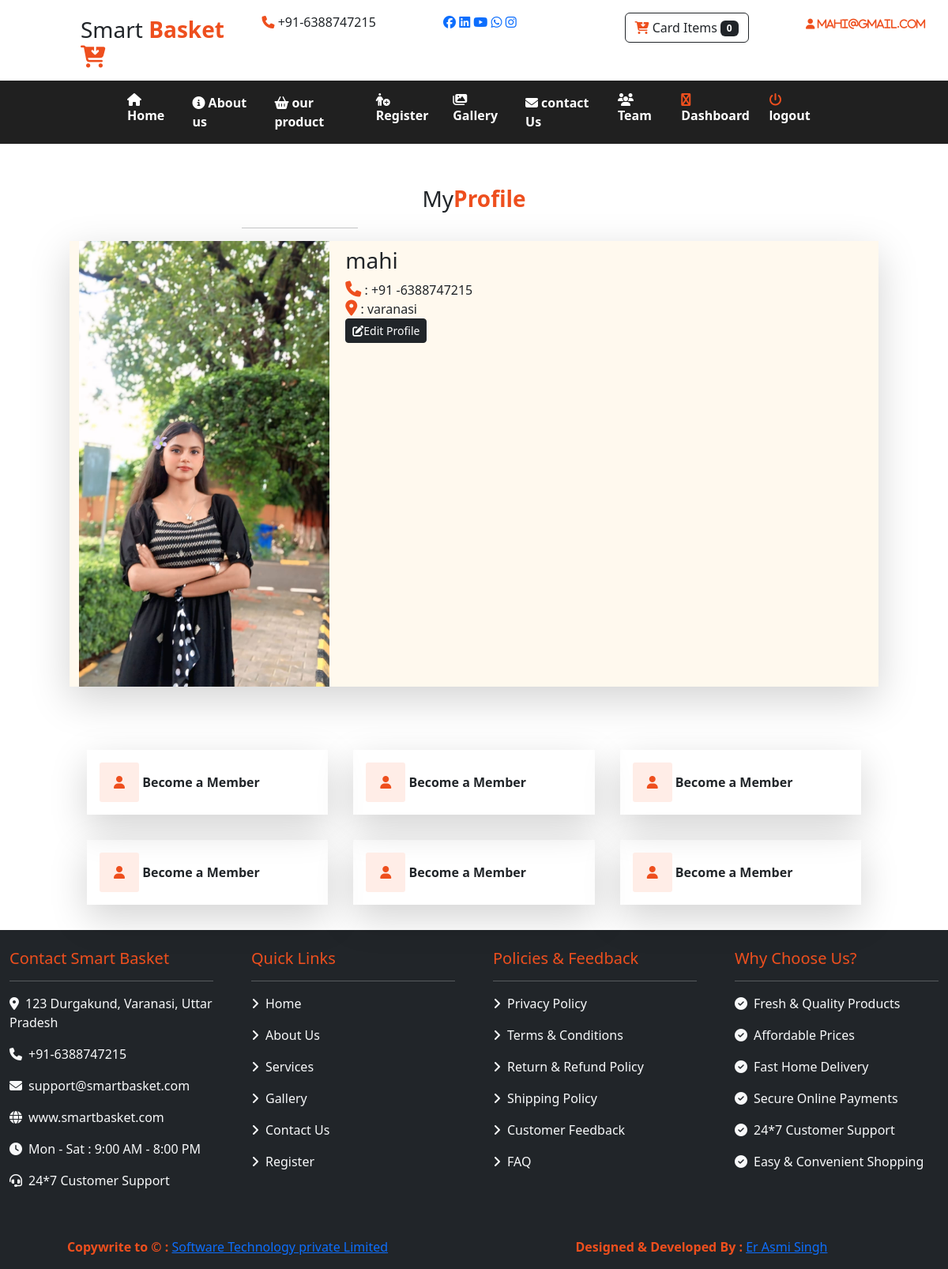
The app's page /customer/profile/ (signed in) with its own data.
### user/models.py (models this page shows)
class tbl_register(models.Model):
    name=models.CharField(max_length=50,null=True)
    mobile=models.CharField(max_length=15,null=True)
    email=models.EmailField(primary_key=True)
    password=models.CharField(max_length=30,null=True)
    address=models.TextField(null=True)
    profile_picture=models.ImageField(upload_to="static/profile/",null=True)

### customer/views.py (the view, shortened to what this page needs)
# urls.py: path("profile/",views.profile),
def profile(request):
    user = request.session.get("email")
    data = ""
    if user:
        data = tbl_register.objects.all().filter(email=user)
    return render(request, "customer/profile.html", {"userinfo": data})

### templates/customer/profile.html (shortened to what this page needs)
{% extends 'base.html' %}
{% load static %}
{% block xyz %}
<div class="row mt-5">
  <div class="col-sm-6 mx-auto fs-3 text-center">
     My<b class="text-color1">Profile</b>
     <hr class="w-25"/>
  </div>
</div>
{% for x in userinfo %}
<div class="col-sm-10 mx-auto">
  <div class="row borderp-3 mb-5 shadow-lg" style="background: rgb(255,249,238);">
    <div class="col-sm-4">
      <img src="/{{x.profile_picture}}" class="img-fluid"/>
    </div>
    <div class="col-sm-8 p-2">
      <h3>{{x.name}}</h3>
      <i class="fa-solid fa-phone fs-5 text-color1"></i> : +91 -{{x.mobile}}<br/>
      <i class="fa-solid fa-location-dot fs-5 text-color1"></i> : {{x.address}}<br/>
      <a href="#" onclick="demo()" class=" btn btn-sm btn-dark"><i class="fa-solid fa-pen-to-square"></i>Edit Profile</a>
    </div>
  </div>
</div>
{% endfor %}
{% endblock %}

### templates/base.html (shortened to what this page needs)
<html>
    <head>
        {% load static %}
        <link href="https://cdn.jsdelivr.net/npm/bootstrap@5.3.8/dist/css/bootstrap.min.css" rel="stylesheet">
        <link rel="stylesheet" href="https://cdnjs.cloudflare.com/ajax/libs/font-awesome/6.7.2/css/all.min.css">
        <link href="{% static 'css/bootstrap.css' %}" rel="stylesheet">
</head>
    <body>
       <class="container-fluid">
        <div class="row py-3 t">
          <div class="col-sm-1"></div>
          <div class="col-sm-9 max auto">
          <div class="row">
            <div class="col-sm-3 fs-3">
                Smart <b class="text-color1">Basket
                  <i class="fa-solid fa-cart-arrow-down "></i></b>
            </div>
             <div class="col-sm-3">
               <i class="fa-solid fa-phone"></i>
                +91-6388747215
             </div>
             <div class="col-sm-3 social">
              <a href="www.facebook.com"><i class="fa-brands fa-facebook"></i></a>
                <a href="www.linkdin.com"><i class="fa-brands fa-linkedin"></i></a>
                <a href="www.youtube.com"><i class="fa-brands fa-youtube"></i></a>
                <a href="www.whatsapp.com"><i class="fa-brands fa-whatsapp"></i></a>
                <a href="www.instagram.com"><i class="fa-brands fa-instagram"></i></a>
             </div>
             <div class="col-sm-3">
              <a href="/user/cart/" class="btn btn-outline-dark"><i class="fa-solid fa-cart-arrow-down "></i>
                Card Items
                <span class="badge bg-dark">
                  {% if request.session.cartitems %}
                  {{request.session.cartitems}}
                  {% else %}
                  0
                  {% endif %}
                </span>
                 </a>
             </div>
          </div>
          </div>
          <div class="col-sm-2">
            {% if request.session.email %}
            <div class="pt-2 text-lowercase" style="font-size: 13px; text-transform: lowercase !important;">
              <i class="fa-solid fa-user"> <b>{{request.session.email}}</b></i>
            </div>
            {% else %}
            <div class="pt-2">
              <i class="fa-solid fa-user"> <b>Guest User</b></i>
            </div>
            {% endif %}
          </div>
        </div>
        <div class="row menu">
          <div class="col-sm-12">
           <div class="row">
             <div class="col-sm-9 p-0 mx-auto">
              <nav class="navbar navbar-expand-lg bg-body-tertiary"id="menu">
  <div class="container-fluid">
    <div class="collapse navbar-collapse" id="navbarNav">
      <ul class="navbar-nav">
        <li class="nav-item">
          <a class="nav-link active" aria-current="page" href="/user/index/"><i class="fa-solid fa-house me-1"></i><b>Home</b></a>
        </li>
        <li class="nav-item">
          <a class="nav-link" href="/user/about/"><i class="fa-solid fa-circle-info me-1"></i><b>About us</b></a>
        </li>
        <li class="nav-item">
          <a class="nav-link" href="/user/products/">
          <i class="fa-solid fa-basket-shopping me-1"></i><b>our product</b></a>
        </li>
         <li class="nav-item">
          <a class="nav-link" href="/user/registration/">
          <i class="fa-solid fa-person-circle-plus"></i><b>Register</b></a>
        </li>
        <li class="nav-item">
          <a class="nav-link" href="/user/gallery/">
          <i class="fa-solid fa-images me-1"></i><b>Gallery</b></a>
        </li>
        <li class="nav-item">
          <a class="nav-link" href="/user/contact/">
          <i class="fa-solid fa-envelope me-1"></i><b>contact Us</b></a>
        </li>
        <li class="nav-item">
          <a class="nav-link" href="/user/team/">
          <i class="fa-solid fa-users me-1"></i><b>Team</b></a>
        </li>
       {% if request.session.email %}
         <li class="nav-item">
          <a class="nav-link" href="/customer/index/">
          <i class="fa-solid fa-product-hunt text-color1"></i><b>Dashboard</b></a>
        </li>
         <li class="nav-item">
          <a class="nav-link" href="/customer/Logout/">
          <i class="fa-solid fa-power-off text-color1"></i><b>logout</b></a>
        </li>
        {% else %}
        <li class="nav-item">
          <a class="nav-link" href="/user/login/">
          <i class="fa-solid fa-right-to-bracket text-color1"></i><b>Login</b></a>
        </li>
        {% endif %}
      </ul>
    </div>
    </div>
</nav>
             </div>
          </div>
         </div>
        </div>
            {% block xyz %}
            {% endblock %}
         <div class="row services">
          <div class="col-sm-10 mx-auto p-3">
            <div class="row">
               <div class="col-sm-4 p-3">
                <div class="shadow-lg p-3">
                  <i class="fa-solid fa-user"></i> <b>Become a Member</b>
                </div>
               </div>
               <div class="col-sm-4 p-3">
                <div class="shadow-lg p-3">
                  <i class="fa-solid fa-user"></i> <b>Become a Member</b>
                </div>
               </div>
               <div class="col-sm-4 p-3">
                <div class="shadow-lg p-3">
                  <i class="fa-solid fa-user"></i> <b>Become a Member</b>
                </div>
               </div>
               <div class="col-sm-4 p-3">
                <div class="shadow-lg p-3">
                  <i class="fa-solid fa-user"></i> <b>Become a Member</b>
                </div>
               </div>
               <div class="col-sm-4 p-3">
                <div class="shadow-lg p-3">
                  <i class="fa-solid fa-user"></i> <b>Become a Member</b>
                </div>
               </div>
               <div class="col-sm-4 p-3">
                <div class="shadow-lg p-3">
                  <i class="fa-solid fa-user"></i> <b>Become a Member</b>
                </div>
               </div>
            </div>
          </div>
         </div>
         <div class="row text-light bg-dark" style="min-height: 300px;">
          <div class="col-sm-3 p-4">
          <h5 class="text-color1">Contact Smart Basket</h5>
          <hr>
    <p><i class="fa-solid fa-location-dot me-2"></i>123 Durgakund, Varanasi, Uttar Pradesh</p>
    <p><i class="fa-solid fa-phone me-2"></i>+91-6388747215</p>
    <p><i class="fa-solid fa-envelope me-2"></i>support@smartbasket.com</p>
    <p><i class="fa-solid fa-globe me-2"></i>www.smartbasket.com</p>
    <p><i class="fa-solid fa-clock me-2"></i>Mon - Sat : 9:00 AM - 8:00 PM</p>
    <p><i class="fa-solid fa-headset me-2"></i>24*7 Customer Support</p>
</div>
           <div class="col-sm-3 p-4">
             <h5 class="text-color1">Quick Links</h5>
    <hr>
    <p><i class="fa-solid fa-angle-right me-2"></i><a href="/user/index/" class="text-light text-decoration-none">Home</a></p>
    <p><i class="fa-solid fa-angle-right me-2"></i><a href="/user/about/" class="text-light text-decoration-none">About Us</a></p>
    <p><i class="fa-solid fa-angle-right me-2"></i><a href="/user/services/" class="text-light text-decoration-none">Services</a></p>
    <p><i class="fa-solid fa-angle-right me-2"></i><a href="/user/gallery/" class="text-light text-decoration-none">Gallery</a></p>
    <p><i class="fa-solid fa-angle-right me-2"></i><a href="/user/contact/" class="text-light text-decoration-none">Contact Us</a></p>
    <p><i class="fa-solid fa-angle-right me-2"></i><a href="/user/registration/" class="text-light text-decoration-none">Register</a></p>
</div>
            <div class="col-sm-3 p-4">
               <h5 class="text-color1">Policies & Feedback</h5>
    <hr>
    <p><i class="fa-solid fa-angle-right me-2"></i><a href="#" class="text-light text-decoration-none">Privacy Policy</a></p>
    <p><i class="fa-solid fa-angle-right me-2"></i><a href="#" class="text-light text-decoration-none">Terms & Conditions</a></p>
    <p><i class="fa-solid fa-angle-right me-2"></i><a href="#" class="text-light text-decoration-none">Return & Refund Policy</a></p>
    <p><i class="fa-solid fa-angle-right me-2"></i><a href="#" class="text-light text-decoration-none">Shipping Policy</a></p>
    <p><i class="fa-solid fa-angle-right me-2"></i><a href="#" class="text-light text-decoration-none">Customer Feedback</a></p>
    <p><i class="fa-solid fa-angle-right me-2"></i><a href="#" class="text-light text-decoration-none">FAQ</a></p>
</div>
             <div class="col-sm-3 p-4">
               <h5 class="text-color1">Why Choose Us?</h5>
    <hr>
    <p><i class="fa-solid fa-circle-check me-2"></i>Fresh & Quality Products</p>
    <p><i class="fa-solid fa-circle-check me-2"></i>Affordable Prices</p>
    <p><i class="fa-solid fa-circle-check me-2"></i>Fast Home Delivery</p>
    <p><i class="fa-solid fa-circle-check me-2"></i>Secure Online Payments</p>
    <p><i class="fa-solid fa-circle-check me-2"></i>24*7 Customer Support</p>
    <p><i class="fa-solid fa-circle-check me-2"></i>Easy & Convenient Shopping</p>
         </div>
         <div class="row bg-dark mt-1 text-light text-center py-3">
          <div class="col-sm-6">
            <b class="text-color1">Copywrite to &copy; :
            </b> <a href="https://www.software.in">Software Technology private Limited</a>
          </div>
          <div class="col-sm-6">
            <b class="text-color1">Designed & Developed By : </b> <a href="/user/profile/">Er Asmi Singh</a>
          </div>
         </div>
       </div>
    </body>
</html>

### records on screen
tbl_register: session.email "mahi@gmail.com", profile_picture (picture), name "mahi", mobile "6388747215", address "varanasi"
